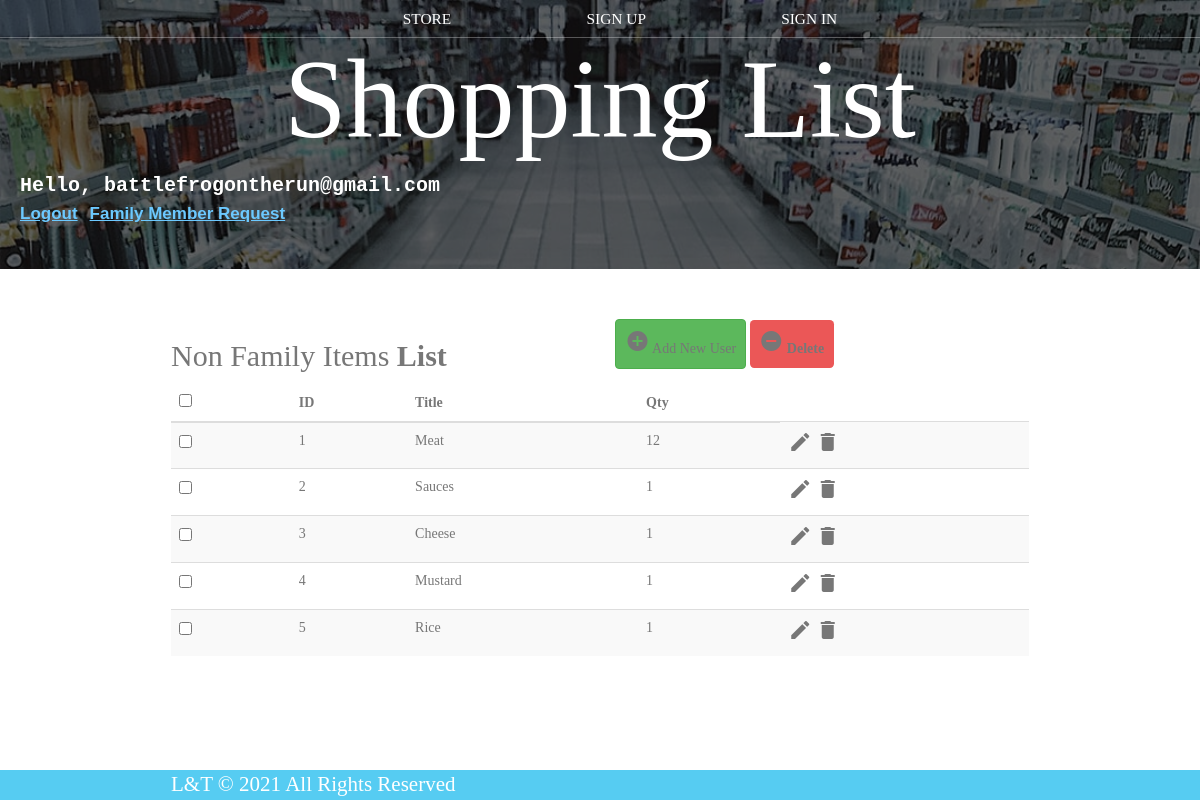
The page /non_family_items_list.php (signed in) on the database its author committed.
### tables this page shows
CREATE TABLE `non_family_list` (
  `id` int(11) NOT NULL,
  `title` varchar(100) NOT NULL,
  `qty` int(10) NOT NULL
);

### non_family_items_list.php (the view, shortened to what this page needs)
<?php
include 'dbConnection.php';
?>
<!DOCTYPE html>
<html lang="en">
<head>
	<link rel="stylesheet" href="https://maxcdn.bootstrapcdn.com/font-awesome/4.7.0/css/font-awesome.min.css">
	<link rel="stylesheet" href="https://maxcdn.bootstrapcdn.com/bootstrap/3.3.7/css/bootstrap.min.css">
	<link rel="stylesheet" href="styles.css" />
</head>
<body>
	<header class="main-header">
		<nav class="main-nav nav">
			<ul>
				<li><a href="index.php">STORE</a></li>
				<li><a href="Sign_up.php">SIGN UP</a></li>
				<li><a href="Sign_in.php">SIGN IN</a></li>
			</ul>
		</nav>
		<h1 class="band-name band-name-large">Shopping List</h1>
		<div id="login">
			<?php
			if (isset($_SESSION['Email'])) {
				print "Hello, " . $_SESSION["Email"];
			?>
				<a href="logout.php"><br>Logout</a>
				<?php
				if (isset($_SESSION["Admin"]))
					if ($_SESSION["Admin"] == 1) {
				?>
					<a href="family-members-control.php">Admin Privileges</a>
				<?php
					} else {
				?>
					<a href="family_request_forum.php">Family Member Request</a>
				<?php
					}
				?>
			<?php
			}
			?>
	</header><br><br>
	<div class="container">
		<div class="table-wrapper">
			<div class="table-title">
				<div class="row">
					<div class="col-sm-6">
						<h2>Non Family Items <b>List</b></h2>
					</div>
					<div class="col-sm-6">
						<a href="#addEmployeeModal" class="btn btn-success" id="addnew" data-toggle="modal"><i class="material-icons"></i> <span>Add New User</span></a>
						<a href="JavaScript:void(0);" class="btn btn-danger" id="delete_multiple"><i class="material-icons"></i> <span>Delete</span></a>
					</div>
				</div>
			</div>
			<table class="table table-striped table-hover">
				<thead>
					<tr>
						<th>
							<span class="custom-checkbox">
								<input type="checkbox" id="selectAll">
							</span>
						</th>
						<th>ID</th>
						<th>Title</th>
						<th>Qty</th>
					</tr>
				</thead>
				<tbody>
					<?php
					$result = mysqli_query($conn, "SELECT * FROM non_family_list");
					$i = 1;
					while ($row = mysqli_fetch_array($result)) {
					?>
						<tr id="<?php echo $row["id"]; ?>">
							<td>
								<span class="custom-checkbox">
									<input type="checkbox" class="user_checkbox" data-user-id="<?php echo $row["id"]; ?>">
								</span>
							</td>
							<td><?php echo $i; ?></td>
							<td><?php echo $row["title"]; ?></td>
							<td><?php echo $row["qty"]; ?></td>
							<td>
								<a href="#editEmployeeModal" class="edit" data-toggle="modal">
									<i class="material-icons update" data-toggle="tooltip" data-id="<?php echo $row["id"]; ?>" data-title="<?php echo $row["title"]; ?>" data-qty="<?php echo $row["qty"]; ?>" title="Edit"></i>
								</a>
								<a href="#deleteEmployeeModal" class="delete" data-id="<?php echo $row["id"]; ?>" data-toggle="modal"><i class="material-icons" data-toggle="tooltip" title="Delete"></i></a>
							</td>
						</tr>
					<?php
						$i++;
					}
					?>
				</tbody>
			</table>
		</div>
	</div>
	<footer class="main-footer">
		<div class="container main-footer-container">
			<h4 class="band-name">L&T © 2021 All Rights Reserved</h4>
		</div>
	</footer>
</body>
</html>

### styles.css (style rules this page uses)
* { box-sizing: border-box; font-family: Raleway; color: #777; }
html, body { margin: 0; padding: 0; min-height: 100%; }
.nav ul { margin: 0; }
.nav li { display: inline; }
.nav a { display: inline-block; padding: .5em; color: white; text-decoration: none; }
.main-nav { text-align: center; font-size: 1.1em; font-weight: lighter; border-bottom: 1px solid rgba(255, 255, 255, .3) }
.main-nav li { padding: 0 5%; }
.main-header { background-color: rgba(0, 0, 0, .6); background-image: url("Images/cartbg.jpg"); background-blend-mode: multiply; background-size: cover; padding-bottom: 30px; }
.band-name { text-align: center; margin: 0; font-size: 1.5em; font-weight: normal; color: white; }
.band-name-large { font-size: 8em; }
.container { max-width: 900px; margin: 0 auto; padding: 0 1.5em; }
.main-footer { background-color: #56CCF2; color: white; padding: .25em 0; }
.main-footer-container { display: flex; align-items: center; }
.btn { text-align: center; vertical-align: middle; padding: .67em .67em; cursor: pointer; }
.btn-danger { color: white; background-color: #EB5757; border: none; border-radius: .3em; font-weight: bold; }
#login { color: white; padding: 10px 10px 10px 20px; font-size: 20px; display: block; border-radius: 5px; font-weight: bolder; font-family: 'Courier New', Courier, monospace; }
#login a { font-size: 17px; font-weight: bolder; color: rgb(108, 201, 255); text-decoration: underline; font-family:'Trebuchet MS', 'Lucida Sans Unicode', 'Lucida Grande', 'Lucida Sans', Arial, sans-serif }
input { font-size: x-large; border-color: grey; border-width: 5px; }
footer { position: fixed; left: 0; bottom: 0; width: 100%; background-color: lightgray; color: black; text-align: center; font-weight: bold; }

### rows shown on the page
non_family_list: title "Meat", qty "12"
non_family_list: title "Sauces", qty "1"
non_family_list: title "Cheese", qty "1"
non_family_list: title "Mustard", qty "1"
non_family_list: title "Rice", qty "1"

### other values the page prints
$_SESSION["Email"] "battlefrogontherun@gmail.com"
